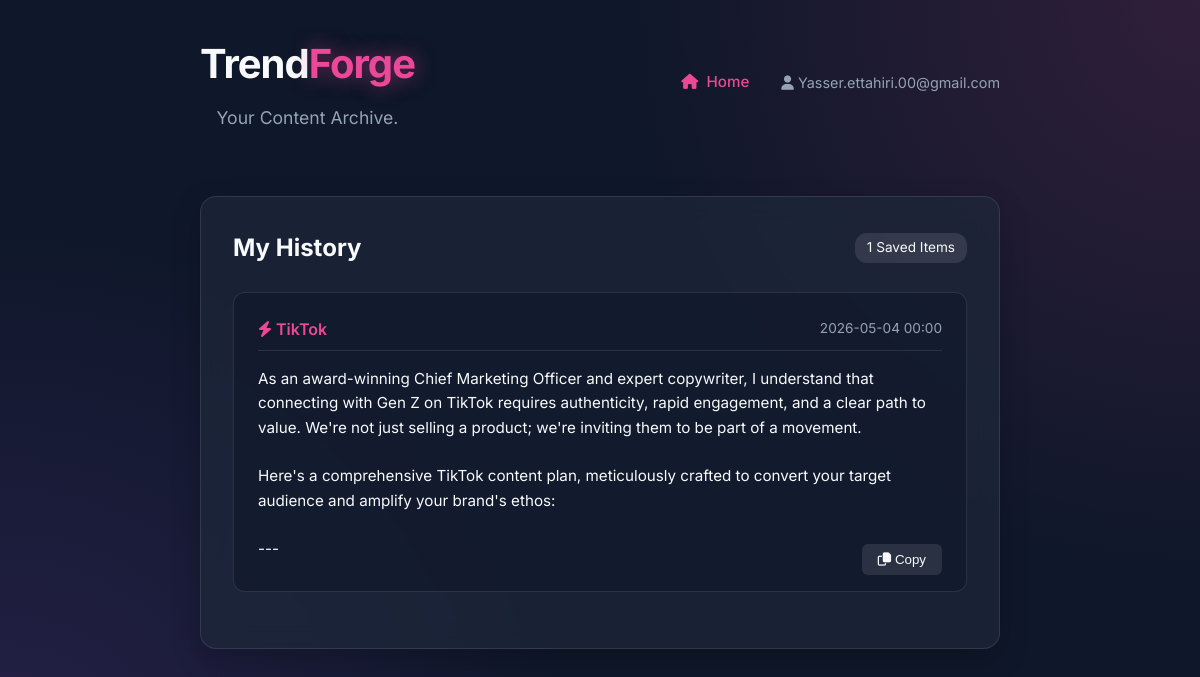
The page /history (signed in) on the database its author committed.
### app.py (models this page shows)
class User(UserMixin, db.Model):
    id = db.Column(db.Integer, primary_key=True)
    email = db.Column(db.String(150), unique=True, nullable=False)
    password = db.Column(db.String(256), nullable=False)
    credits = db.Column(db.Integer, default=3)
    history = db.relationship('History', backref='user', lazy=True)

class History(db.Model):
    id = db.Column(db.Integer, primary_key=True)
    user_id = db.Column(db.Integer, db.ForeignKey('user.id'), nullable=False)
    prompt_topic = db.Column(db.String(250), nullable=False) # e.g., the platform or product
    generated_text = db.Column(db.Text, nullable=False)
    timestamp = db.Column(db.DateTime, default=datetime.utcnow)

### app.py (the view)
@app.route('/history')
@login_required
def history():
    user_history = History.query.filter_by(user_id=current_user.id).order_by(History.timestamp.desc()).all()
    return render_template('history.html', user=current_user, history=user_history)

### app.py (called while the page is built)
@login_manager.user_loader
def load_user(user_id):
    return User.query.get(int(user_id))

### templates/history.html (shortened to what this page needs)
<!DOCTYPE html>
<html lang="en">
<head>
    <link rel="stylesheet" href="/static/styles.css">
    <link rel="stylesheet" href="https://cdnjs.cloudflare.com/ajax/libs/font-awesome/6.4.0/css/all.min.css">
</head>
<body>
    <div class="container">
        <header style="display: flex; justify-content: space-between; align-items: center; margin-bottom: 2rem;">
            <div>
                <h1>Trend<span class="highlight">Forge</span></h1>
                <p>Your Content Archive.</p>
            </div>
            <div style="display: flex; align-items: center; gap: 1rem;">
                <a href="{{ url_for('home') }}" class="secondary-btn" style="text-decoration: none; padding: 0.5rem 1rem;">
                    <i class="fa-solid fa-house"></i> Home
                </a>
                <span style="color: var(--text-secondary); font-size: 0.9rem;">
                    <i class="fa-solid fa-user"></i> {{ user.email }}
                </span>
            </div>
        </header>
        <main class="glass-panel">
            <div style="display: flex; justify-content: space-between; align-items: center; margin-bottom: 1.5rem;">
                <h2>My History</h2>
                <span style="background: rgba(255,255,255,0.1); padding: 0.25rem 0.75rem; border-radius: 12px; font-size: 0.85rem;">
                    {{ history|length }} Saved Items
                </span>
            </div>
            {% if history %}
                {% for item in history %}
                <div class="history-card">
                    <div class="history-header">
                        <span class="history-platform"><i class="fa-solid fa-bolt"></i> {{ item.prompt_topic }}</span>
                        <span class="history-date">{{ item.timestamp.strftime('%Y-%m-%d %H:%M') }}</span>
                    </div>
                    <div class="history-content" id="content-{{ item.id }}">{{ item.generated_text }}</div>
                    <button class="copy-history-btn" onclick="copyHistory('content-{{ item.id }}', this)">
                        <i class="fa-regular fa-copy"></i> Copy
                    </button>
                </div>
                {% endfor %}
            {% else %}
                <div class="empty-state">
                    <i class="fa-regular fa-folder-open" style="font-size: 3rem; margin-bottom: 1rem; opacity: 0.5;"></i>
                    <h3>No history yet</h3>
                    <p>Go generate some viral content and it will automatically be saved here!</p>
                </div>
            {% endif %}
        </main>
    </div>
</body>
</html>

### static/styles.css (style rules this page uses)
:root { --bg-color: #0f172a; --text-primary: #f8fafc; --text-secondary: #94a3b8; --accent-color: #ec4899; --accent-hover: #db2777; --accent-glow: rgba(236, 72, 153, 0.5); --glass-bg: rgba(30, 41, 59, 0.7); --glass-border: rgba(255, 255, 255, 0.1); --input-bg: rgba(15, 23, 42, 0.6); --danger-color: #ef4444; --danger-hover: #dc2626; --success-color: #10b981; }
* { box-sizing: border-box; margin: 0; padding: 0; }
body { font-family: 'Inter', sans-serif; background-color: var(--bg-color); color: var(--text-primary); line-height: 1.6; min-height: 100vh; display: flex; justify-content: center; padding: 2rem; background-image: radial-gradient(circle at top right, rgba(236, 72, 153, 0.15), transparent 40%), radial-gradient(circle at bottom left, rgba(168, 85, 247, 0.15), transparent 40%); }
.container { width: 100%; max-width: 800px; display: flex; flex-direction: column; gap: 2rem; }
header { text-align: center; margin-bottom: 1rem; }
h1 { font-size: 2.5rem; font-weight: 700; margin-bottom: 0.5rem; letter-spacing: -0.025em; }
.highlight { color: var(--accent-color); text-shadow: 0 0 20px var(--accent-glow); }
header p { color: var(--text-secondary); font-size: 1.1rem; }
.glass-panel { background: var(--glass-bg); backdrop-filter: blur(12px); -webkit-backdrop-filter: blur(12px); border: 1px solid var(--glass-border); border-radius: 16px; padding: 2rem; box-shadow: 0 10px 30px rgba(0, 0, 0, 0.2); transition: all 0.3s ease; }
.secondary-btn { background: transparent; border: none; color: var(--accent-color); font-weight: 500; cursor: pointer; display: flex; align-items: center; gap: 0.5rem; padding: 0.5rem 0; transition: color 0.2s ease; font-size: 0.95rem; }

### templates/history.html (style rules this page uses)
.history-card { background-color: var(--input-bg); border: 1px solid var(--glass-border); border-radius: 12px; padding: 1.5rem; margin-bottom: 1.5rem; position: relative; }
.history-header { display: flex; justify-content: space-between; align-items: center; margin-bottom: 1rem; border-bottom: 1px solid var(--glass-border); padding-bottom: 0.5rem; }
.history-platform { font-weight: 600; color: var(--accent-color); }
.history-date { color: var(--text-secondary); font-size: 0.85rem; }
.history-content { font-size: 0.95rem; white-space: pre-wrap; word-wrap: break-word; max-height: 200px; overflow-y: auto; color: var(--text-primary); }
.copy-history-btn { position: absolute; bottom: 1rem; right: 1.5rem; background: rgba(255, 255, 255, 0.1); border: none; color: var(--text-primary); padding: 0.5rem 1rem; border-radius: 6px; cursor: pointer; transition: all 0.2s; }

### rows shown on the page
User: email "Yasser.ettahiri.00@gmail.com"
History: prompt_topic "TikTok", timestamp "2026-05-04 00:00", generated_text "As an award-winning Chief Marketing Officer and expert copywriter, I understand that connecting with Gen Z on TikTok requires authenticity, rapid engagement, and a clear path to value. We're not just selling a product; we're inviting them to be part of a movement. Here's a comprehensive TikTok content plan, meticulously crafted to convert your target audience and amplify your brand's ethos: ---…"

### other values the page prints
{{ history|length }} "1"
